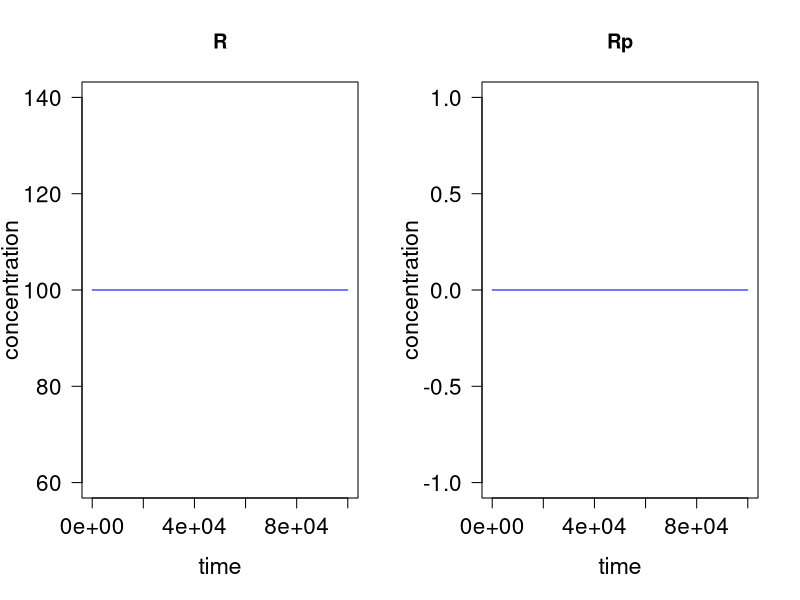
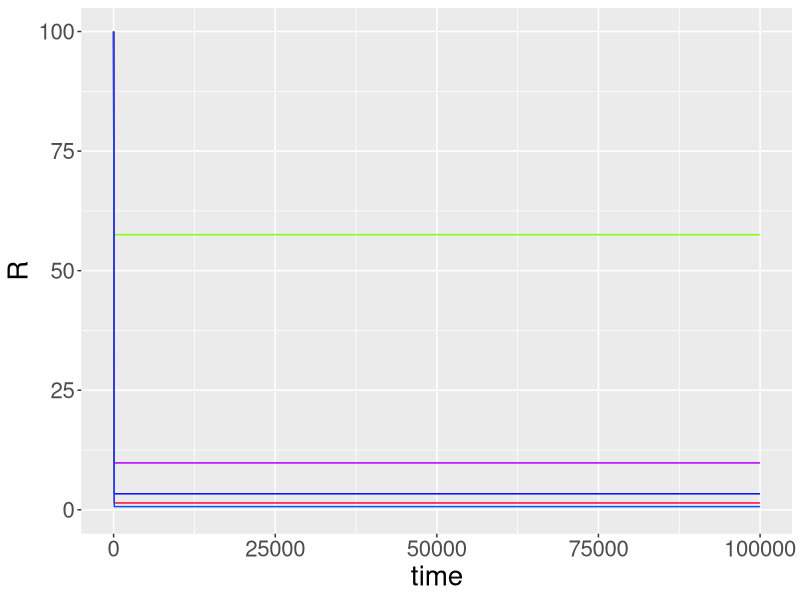
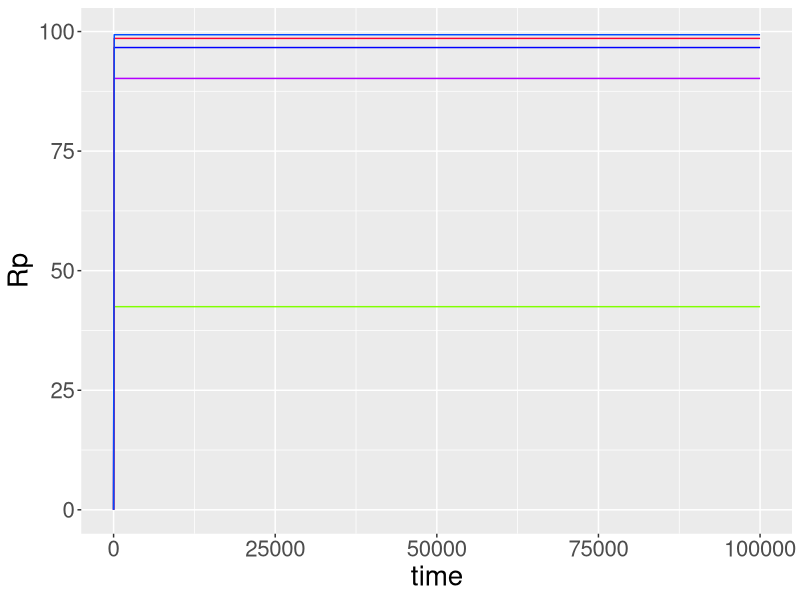
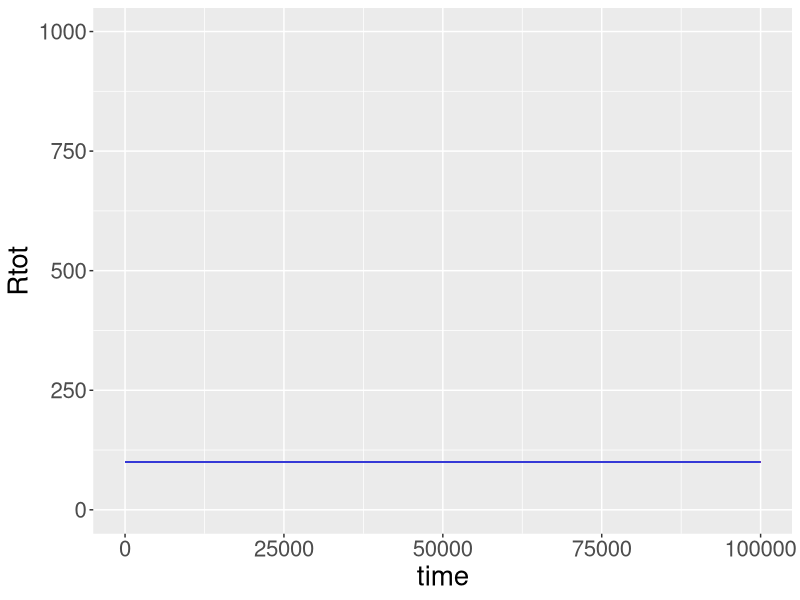
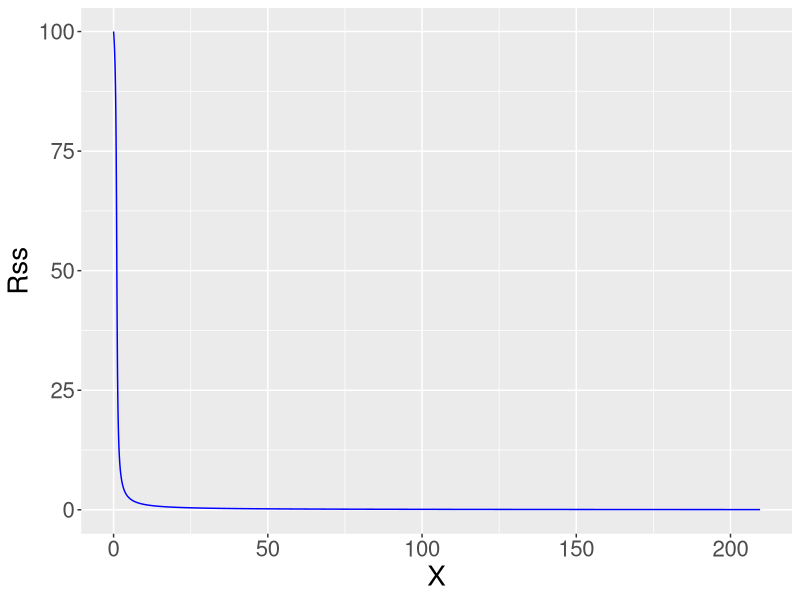
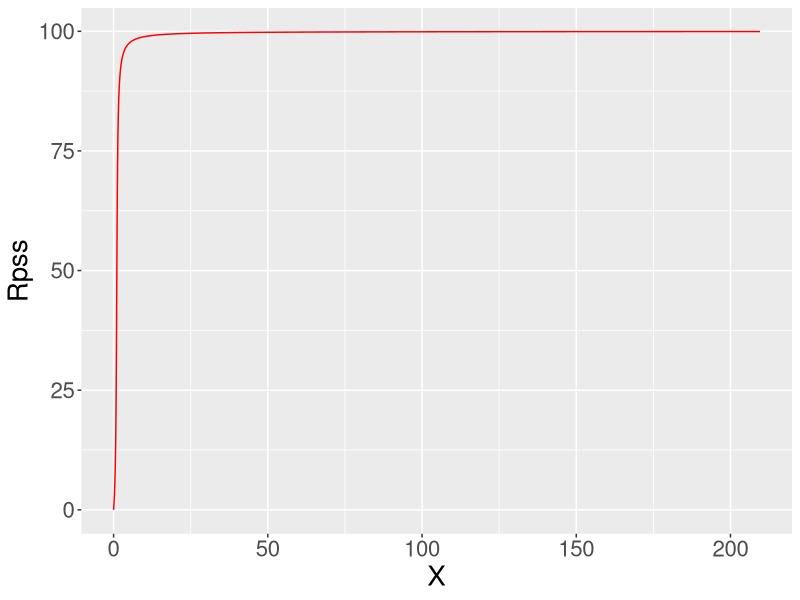
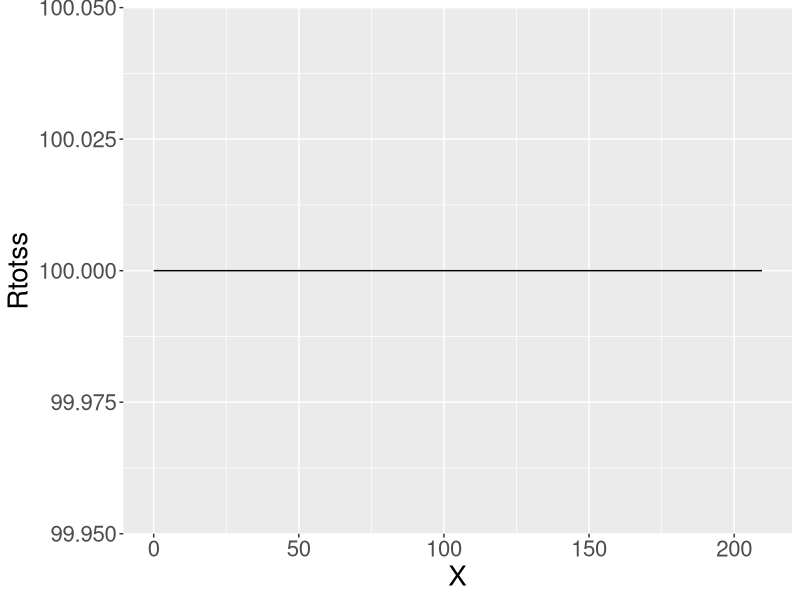

These charts were generated, in order, by the following R code:
## ---- chunk 1
# Load Package
library(deSolve)
library(ggplot2)

## ---------------------------------
## Parameter values
## --------------------------------- 
parameters <- c(
  X = 0,        #Kinase (concentration)
  Y = 1,        #Phosphatase (concentration)
  k0	= 1,    #Rate constant of synthesis of R (concentration/time)
  k1	= 10,   #Catalytic rate constant for phosphorylation (1/time)
  k2	= 10,   #Catalytic rate constant for dephosphorylation (concentration/time)
  k3	= 0.01, #Degradation rate constant of R (1/time)
  k4	= 0.01, #Degradation rate constant of Rp(1/time)
  Km1 = 10,     #Michaelis constant for phosphorylation (concentration)
  Km2 = 10     #Michaelis constant for dephosphorylation
)

## ----------------------------------
## Initial conditions
## ----------------------------------
y0 <- c(
  R = 100,
  Rp = 0
)

## ----------------------------------
## Differential equations to solve
## ----------------------------------
Stabilization_MM <- function(times, y, parms)
{
  with(as.list(c(y, parms)),
       {
         #ODEs for the state variables
          dRdt = k0 - k1*X*R/(Km1+R) + k2*Y*Rp/(Km2+Rp) - k3*R
          
          dRpdt	=  k1*X*R/(Km1+R) - k2*Y*Rp/(Km2+Rp) - k4*Rp
         
         #Return simulated value of stable variables at each time step
         list(c(dRdt, dRpdt)); 
       })
}

## ----------------------------------
## Run simulation
## ----------------------------------
#Time span of simulation
tspan <- seq(0, 100000, by = 100)

#Call the lsoda function to numerically solve the ODEs
output <- lsoda(y = y0, times = tspan, func = Stabilization_MM, parms = parameters)

#Optional: show the result of the first 6 time steps
head(output)

## ----------------------------------
## Plotting simulation results
## ----------------------------------
plot(output, xlab = "time", ylab = "concentration", cex.lab = 1.4, cex.axis=1.35, las=1, col="blue")
## ---- chunk 2
## --------------------------------------------------------------
## Simulate time-course response to multiple levels of input "X"
## --------------------------------------------------------------

# generate blank plots
R_plot <- ggplot() +ylim(0, 100) +xlim(0,100000)+ labs(x='time', y='R')+theme(text = element_text(size=20))
Rp_plot <- ggplot() +ylim(0, 100) +xlim(0,100000)+ labs(x='time', y='Rp')+theme(text = element_text(size=20))
Rtot_plot <- ggplot() +ylim(0, 1000) +xlim(0,100000)+ labs(x='time', y='Rtot')+theme(text = element_text(size=20))

# do batch run by varying "X"
Xdose <- c(1, 2, 4, 8, 16)
for( i in Xdose)
{
  parameters["X"]= i
  output <- lsoda(y = y0, times = tspan, func = Stabilization_MM, parms = parameters)
  line_color = sample(rainbow(60),1)
  R_plot <- R_plot+geom_line(data=data.frame(output), aes(x = time, y = R), color = line_color)
  Rp_plot <- Rp_plot+geom_line(data=data.frame(output), aes(x = time, y = Rp), color = line_color)
  Rtot_plot <- Rtot_plot+geom_line(data=data.frame(output), aes(x = time, y = R+Rp), color = line_color)
}

# print plots
R_plot
Rp_plot
Rtot_plot
## ---- chunk 3
## -------------------------------------
## Dose Response
## -------------------------------------
Xdose <- c(0,0.01*1.01^seq(0, 1000,by=1))
Rss <- c()
Rpss <- c()
Rtotss <- c()

for( i in Xdose)
{
  
  parameters["X"]=i
  output <- lsoda(y = y0, times = tspan, func =  Stabilization_MM, parms = parameters)
  lastpoint_index <- length(output[,"time"])
  Rss <- c(Rss,output[lastpoint_index,"R"])
  Rpss <- c(Rpss,output[lastpoint_index,"Rp"])
  Rtotss <- c(Rtotss,output[lastpoint_index,"R"]+output[lastpoint_index,"Rp"])
}

# plot
ggplot(data=data.frame(Xdose, Rss), aes(x= Xdose, y = Rss)) + ylim(0, 100) + labs(x='X') + theme(text = element_text(size=20))+
  geom_line(col="blue")

ggplot(data=data.frame(Xdose, Rpss), aes(x= Xdose, y = Rpss)) + labs(x='X') + theme(text = element_text(size=20))+
  geom_line(col="red")

ggplot(data=data.frame(Xdose, Rtotss), aes(x= Xdose, y = Rtotss)) + labs(x='X') + theme(text = element_text(size=20))+
  geom_line(col="black")
